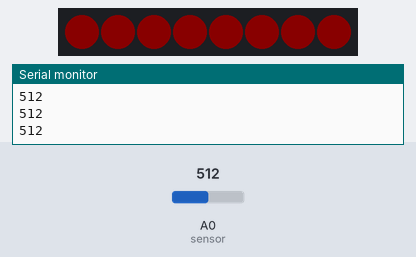
A sketch run on a simulated Arduino Uno, built with avr-gcc and run on an emulated ATmega328P. On the bench: 8 RGB LEDs in strip order, left to right, the last lines printed to the serial monitor. The test bench sets the inputs (shaded band); at power-on: A0 (sensor) = 512. Dim RGB values are drawn brighter than linear.

Above: at 3.2 s.
3.3 s: A0 (sensor) set to 683
4.8 s: A0 (sensor) set to 717
At 5.2 s:
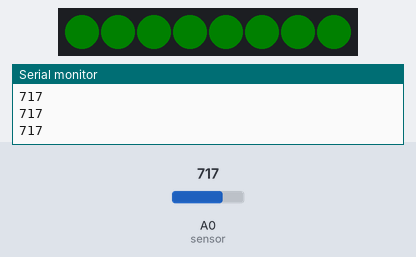
6.3 s: A0 (sensor) set to 690
At 7.5 s:
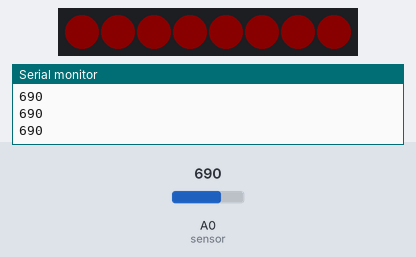
7.8 s: A0 (sensor) set to 710
At 8.7 s:
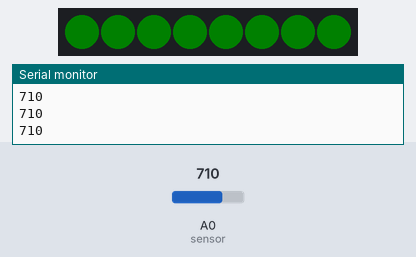
Timing chart, 0 to 10.3 s (numbered marks = the images above; inputs shaded):
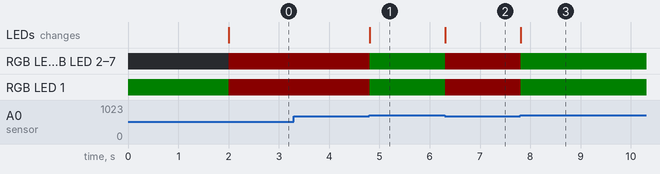

Measured:
- the behaviour switches between 699 and 700 on A0 (sensor) (found by bisection; images 0 and 1)
- after the input at 4.8 s, RGB LED 0–7: RGB(10, 0, 0) → RGB(0, 5, 0) at once; the LEDs: change at once (image 1)
- after the input at 6.3 s, RGB LED 0–7: RGB(0, 5, 0) → RGB(10, 0, 0) at once; the LEDs: change at once (image 2)
- after the input at 7.8 s, RGB LED 0–7: RGB(10, 0, 0) → RGB(0, 5, 0) at once; the LEDs: change at once (image 3)

The sketch:

sketch_aug20a.ino
```cpp
#include "FastLED.h"

#define sensor 0
#define numLeds 8
#define dataPin 13

CRGB leds[numLeds];

void setup() {
  // put your setup code here, to run once:
  Serial.begin(9600);
  FastLED.addLeds<NEOPIXEL, dataPin>(leds, numLeds);
  FastLED.setBrightness(10);
  leds[1] = CRGB::Green;
  FastLED.show();
  delay(2000);
}

void loop() {
  // put your main code here, to run repeatedly:
  short Detect = analogRead(sensor);
  Serial.println(analogRead(sensor));

  if(Detect < 700) {
    for(int i = 0; i < numLeds; i++) {
      leds[i] = CRGB::Red;
      }
      FastLED.show();
    }

  if(Detect >= 700) {
    for(int i = 0; i < numLeds; i++) {
      leds[i] = CRGB::Green;
      }
    FastLED.show();
    }
}
```
